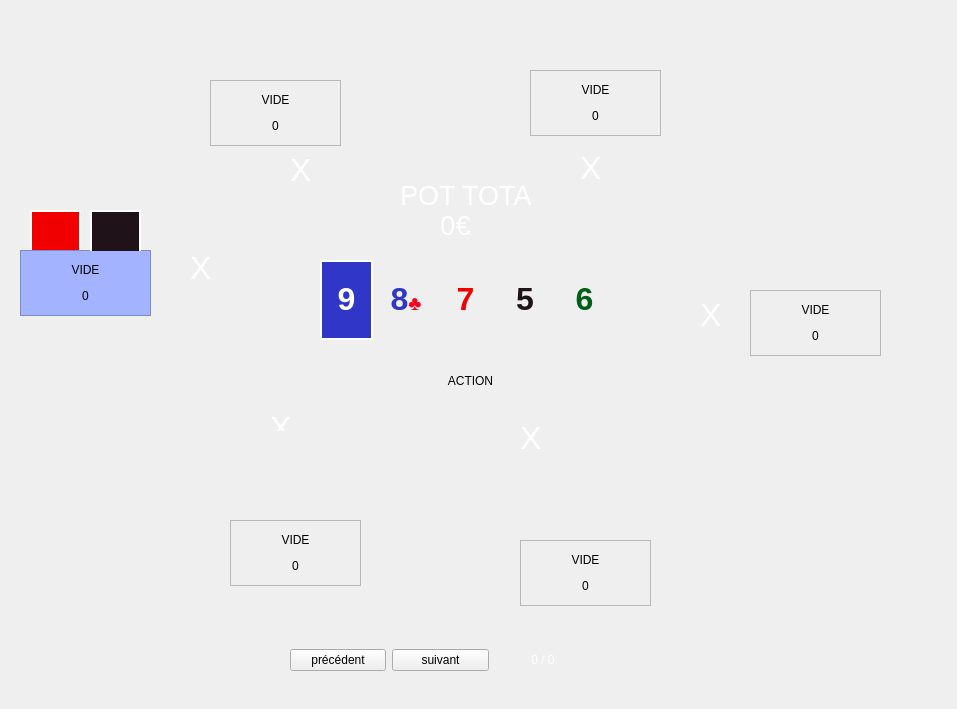
<?xml version="1.0" encoding="UTF-8"?>
<ui version="4.0">
 <class>lecteur</class>
 <widget class="QWidget" name="lecteur">
  <property name="geometry">
   <rect>
    <x>0</x>
    <y>0</y>
    <width>957</width>
    <height>709</height>
   </rect>
  </property>
  <property name="windowTitle">
   <string>lecteur</string>
  </property>
  <property name="autoFillBackground">
   <bool>false</bool>
  </property>
  <property name="styleSheet">
   <string notr="true">QWidget#lecteur { background-image:url(:/48173892.png) }</string>
  </property>
  <widget class="QLabel" name="H2_0">
   <property name="geometry">
    <rect>
     <x>30</x>
     <y>210</y>
     <width>51</width>
     <height>41</height>
    </rect>
   </property>
   <property name="autoFillBackground">
    <bool>false</bool>
   </property>
   <property name="styleSheet">
    <string notr="true">background: #f00000;
border-top: 2px solid white;
border-right: 2px solid white;
border-left: 2px solid white;
border-top-left-radius: 2px;
border-top-right-radius: 2px;</string>
   </property>
   <property name="text">
    <string/>
   </property>
   <property name="alignment">
    <set>Qt::AlignCenter</set>
   </property>
  </widget>
  <widget class="QWidget" name="horizontalLayoutWidget_2">
   <property name="geometry">
    <rect>
     <x>320</x>
     <y>260</y>
     <width>291</width>
     <height>80</height>
    </rect>
   </property>
   <layout class="QHBoxLayout" name="horizontalLayout_2">
    <item>
     <widget class="QLabel" name="flop_1">
      <property name="styleSheet">
       <string notr="true">border: 2px solid white;
border-radius: 2px;
background: #3036c7;</string>
      </property>
      <property name="text">
       <string>&lt;html&gt;&lt;head/&gt;&lt;body&gt;&lt;p&gt;&lt;span style=&quot; font-size:24pt; font-weight:600; color:#ffffff;&quot;&gt;9&lt;/span&gt;&lt;/p&gt;&lt;/body&gt;&lt;/html&gt;</string>
      </property>
      <property name="alignment">
       <set>Qt::AlignCenter</set>
      </property>
     </widget>
    </item>
    <item>
     <widget class="QLabel" name="flop_2">
      <property name="text">
       <string>&lt;html&gt;&lt;head/&gt;&lt;body&gt;&lt;p&gt;&lt;span style=&quot; font-size:24pt; font-weight:600; color:#3036c7;&quot;&gt;8&lt;/span&gt;&lt;span style=&quot; font-family:'Noto Music,Noto Sans Symbols,Noto Sans Symbols2,Noto Sans,Noto Sans Display,Noto Sans Mono,Noto Sans Math,Cambria Math,Noto Serif,Noto Serif Disp,serif,Segoe UI Symbol,sans-serif'; font-size:20px; color:#fc001a;&quot;&gt;♣&lt;/span&gt;&lt;/p&gt;&lt;/body&gt;&lt;/html&gt;</string>
      </property>
      <property name="alignment">
       <set>Qt::AlignCenter</set>
      </property>
     </widget>
    </item>
    <item>
     <widget class="QLabel" name="flop_3">
      <property name="text">
       <string>&lt;html&gt;&lt;head/&gt;&lt;body&gt;&lt;p&gt;&lt;span style=&quot; font-size:24pt; font-weight:600; color:#f00000;&quot;&gt;7&lt;/span&gt;&lt;/p&gt;&lt;/body&gt;&lt;/html&gt;</string>
      </property>
      <property name="alignment">
       <set>Qt::AlignCenter</set>
      </property>
     </widget>
    </item>
    <item>
     <widget class="QLabel" name="turn">
      <property name="text">
       <string>&lt;html&gt;&lt;head/&gt;&lt;body&gt;&lt;p&gt;&lt;span style=&quot; font-size:24pt; font-weight:600; color:#1f1219;&quot;&gt;5&lt;/span&gt;&lt;/p&gt;&lt;/body&gt;&lt;/html&gt;</string>
      </property>
      <property name="alignment">
       <set>Qt::AlignCenter</set>
      </property>
     </widget>
    </item>
    <item>
     <widget class="QLabel" name="river">
      <property name="styleSheet">
       <string notr="true"/>
      </property>
      <property name="text">
       <string>&lt;html&gt;&lt;head/&gt;&lt;body&gt;&lt;p&gt;&lt;span style=&quot; font-size:24pt; font-weight:600; color:#005e16;&quot;&gt;6&lt;/span&gt;&lt;/p&gt;&lt;/body&gt;&lt;/html&gt;</string>
      </property>
      <property name="alignment">
       <set>Qt::AlignCenter</set>
      </property>
     </widget>
    </item>
   </layout>
  </widget>
  <widget class="QLabel" name="label_pot">
   <property name="geometry">
    <rect>
     <x>400</x>
     <y>180</y>
     <width>131</width>
     <height>31</height>
    </rect>
   </property>
   <property name="text">
    <string>&lt;html&gt;&lt;head/&gt;&lt;body&gt;&lt;p&gt;&lt;span style=&quot; font-size:20pt; color:#ffffff;&quot;&gt;POT TOTAL&lt;/span&gt;&lt;/p&gt;&lt;/body&gt;&lt;/html&gt;</string>
   </property>
   <property name="alignment">
    <set>Qt::AlignCenter</set>
   </property>
  </widget>
  <widget class="QLabel" name="pot">
   <property name="geometry">
    <rect>
     <x>390</x>
     <y>210</y>
     <width>131</width>
     <height>31</height>
    </rect>
   </property>
   <property name="text">
    <string>&lt;html&gt;&lt;head/&gt;&lt;body&gt;&lt;p&gt;&lt;span style=&quot; font-size:20pt; color:#ffffff;&quot;&gt;0€&lt;/span&gt;&lt;/p&gt;&lt;/body&gt;&lt;/html&gt;</string>
   </property>
   <property name="alignment">
    <set>Qt::AlignCenter</set>
   </property>
  </widget>
  <widget class="QWidget" name="horizontalLayoutWidget">
   <property name="geometry">
    <rect>
     <x>290</x>
     <y>620</y>
     <width>301</width>
     <height>80</height>
    </rect>
   </property>
   <layout class="QHBoxLayout" name="horizontalLayout">
    <item>
     <widget class="QPushButton" name="precedent">
      <property name="text">
       <string>précédent</string>
      </property>
     </widget>
    </item>
    <item>
     <widget class="QPushButton" name="suivant">
      <property name="text">
       <string>suivant</string>
      </property>
     </widget>
    </item>
    <item>
     <widget class="QLabel" name="nb_current_etat">
      <property name="text">
       <string>&lt;html&gt;&lt;head/&gt;&lt;body&gt;&lt;p&gt;&lt;span style=&quot; color:#ffffff;&quot;&gt;0 / 0&lt;/span&gt;&lt;/p&gt;&lt;/body&gt;&lt;/html&gt;</string>
      </property>
      <property name="alignment">
       <set>Qt::AlignCenter</set>
      </property>
     </widget>
    </item>
   </layout>
  </widget>
  <widget class="QLabel" name="M1">
   <property name="geometry">
    <rect>
     <x>270</x>
     <y>410</y>
     <width>59</width>
     <height>21</height>
    </rect>
   </property>
   <property name="text">
    <string>&lt;html&gt;&lt;head/&gt;&lt;body&gt;&lt;p&gt;&lt;span style=&quot; font-size:24pt; color:#ffffff;&quot;&gt;X&lt;/span&gt;&lt;/p&gt;&lt;/body&gt;&lt;/html&gt;</string>
   </property>
  </widget>
  <widget class="QLabel" name="M2">
   <property name="geometry">
    <rect>
     <x>190</x>
     <y>250</y>
     <width>61</width>
     <height>31</height>
    </rect>
   </property>
   <property name="text">
    <string>&lt;html&gt;&lt;head/&gt;&lt;body&gt;&lt;p&gt;&lt;span style=&quot; font-size:24pt; color:#ffffff;&quot;&gt;X&lt;/span&gt;&lt;/p&gt;&lt;/body&gt;&lt;/html&gt;</string>
   </property>
  </widget>
  <widget class="QLabel" name="M3">
   <property name="geometry">
    <rect>
     <x>290</x>
     <y>150</y>
     <width>61</width>
     <height>41</height>
    </rect>
   </property>
   <property name="text">
    <string>&lt;html&gt;&lt;head/&gt;&lt;body&gt;&lt;p&gt;&lt;span style=&quot; font-size:24pt; color:#ffffff;&quot;&gt;X&lt;/span&gt;&lt;/p&gt;&lt;/body&gt;&lt;/html&gt;</string>
   </property>
  </widget>
  <widget class="QLabel" name="M4">
   <property name="geometry">
    <rect>
     <x>580</x>
     <y>150</y>
     <width>61</width>
     <height>31</height>
    </rect>
   </property>
   <property name="text">
    <string>&lt;html&gt;&lt;head/&gt;&lt;body&gt;&lt;p&gt;&lt;span style=&quot; font-size:24pt; color:#ffffff;&quot;&gt;X&lt;/span&gt;&lt;/p&gt;&lt;/body&gt;&lt;/html&gt;</string>
   </property>
  </widget>
  <widget class="QLabel" name="M5">
   <property name="geometry">
    <rect>
     <x>700</x>
     <y>290</y>
     <width>61</width>
     <height>51</height>
    </rect>
   </property>
   <property name="text">
    <string>&lt;html&gt;&lt;head/&gt;&lt;body&gt;&lt;p&gt;&lt;span style=&quot; font-size:24pt; color:#ffffff;&quot;&gt;X&lt;/span&gt;&lt;/p&gt;&lt;/body&gt;&lt;/html&gt;</string>
   </property>
  </widget>
  <widget class="QLabel" name="M6">
   <property name="geometry">
    <rect>
     <x>520</x>
     <y>420</y>
     <width>61</width>
     <height>31</height>
    </rect>
   </property>
   <property name="text">
    <string>&lt;html&gt;&lt;head/&gt;&lt;body&gt;&lt;p&gt;&lt;span style=&quot; font-size:24pt; color:#ffffff;&quot;&gt;X&lt;/span&gt;&lt;/p&gt;&lt;/body&gt;&lt;/html&gt;</string>
   </property>
  </widget>
  <widget class="QFrame" name="frame2">
   <property name="geometry">
    <rect>
     <x>20</x>
     <y>250</y>
     <width>131</width>
     <height>66</height>
    </rect>
   </property>
   <property name="autoFillBackground">
    <bool>false</bool>
   </property>
   <property name="styleSheet">
    <string notr="true">background: rgb(164, 179, 255)</string>
   </property>
   <property name="frameShape">
    <enum>QFrame::StyledPanel</enum>
   </property>
   <property name="frameShadow">
    <enum>QFrame::Raised</enum>
   </property>
   <layout class="QVBoxLayout" name="verticalLayout">
    <item>
     <widget class="QLabel" name="J2">
      <property name="text">
       <string>VIDE</string>
      </property>
      <property name="alignment">
       <set>Qt::AlignCenter</set>
      </property>
     </widget>
    </item>
    <item>
     <widget class="QLabel" name="T2">
      <property name="text">
       <string>0</string>
      </property>
      <property name="alignment">
       <set>Qt::AlignCenter</set>
      </property>
     </widget>
    </item>
   </layout>
  </widget>
  <widget class="QLabel" name="display">
   <property name="geometry">
    <rect>
     <x>300</x>
     <y>360</y>
     <width>341</width>
     <height>41</height>
    </rect>
   </property>
   <property name="frameShadow">
    <enum>QFrame::Raised</enum>
   </property>
   <property name="text">
    <string>ACTION</string>
   </property>
   <property name="alignment">
    <set>Qt::AlignCenter</set>
   </property>
  </widget>
  <widget class="QLabel" name="H2_1">
   <property name="geometry">
    <rect>
     <x>90</x>
     <y>210</y>
     <width>51</width>
     <height>41</height>
    </rect>
   </property>
   <property name="autoFillBackground">
    <bool>false</bool>
   </property>
   <property name="styleSheet">
    <string notr="true">border-top: 2px outset white;
border-right: 2px outset white;
border-left: 2px outset white;
border-top-left-radius: 2px;
border-top-right-radius: 2px;
background: #1f1219</string>
   </property>
   <property name="text">
    <string/>
   </property>
   <property name="alignment">
    <set>Qt::AlignCenter</set>
   </property>
  </widget>
  <widget class="QLabel" name="H3_0">
   <property name="geometry">
    <rect>
     <x>230</x>
     <y>40</y>
     <width>41</width>
     <height>41</height>
    </rect>
   </property>
   <property name="autoFillBackground">
    <bool>false</bool>
   </property>
   <property name="styleSheet">
    <string notr="true">background-image: url(:/dos carte rouge.jpeg);</string>
   </property>
   <property name="text">
    <string/>
   </property>
   <property name="alignment">
    <set>Qt::AlignCenter</set>
   </property>
  </widget>
  <widget class="QLabel" name="H3_1">
   <property name="geometry">
    <rect>
     <x>280</x>
     <y>40</y>
     <width>41</width>
     <height>41</height>
    </rect>
   </property>
   <property name="autoFillBackground">
    <bool>false</bool>
   </property>
   <property name="styleSheet">
    <string notr="true">background-image: url(:/dos carte rouge.jpeg);</string>
   </property>
   <property name="text">
    <string/>
   </property>
   <property name="alignment">
    <set>Qt::AlignCenter</set>
   </property>
  </widget>
  <widget class="QFrame" name="frame3">
   <property name="geometry">
    <rect>
     <x>210</x>
     <y>80</y>
     <width>131</width>
     <height>66</height>
    </rect>
   </property>
   <property name="autoFillBackground">
    <bool>true</bool>
   </property>
   <property name="frameShape">
    <enum>QFrame::StyledPanel</enum>
   </property>
   <property name="frameShadow">
    <enum>QFrame::Raised</enum>
   </property>
   <layout class="QVBoxLayout" name="verticalLayout_2">
    <item>
     <widget class="QLabel" name="J3">
      <property name="text">
       <string>VIDE</string>
      </property>
      <property name="alignment">
       <set>Qt::AlignCenter</set>
      </property>
     </widget>
    </item>
    <item>
     <widget class="QLabel" name="T3">
      <property name="text">
       <string>0</string>
      </property>
      <property name="alignment">
       <set>Qt::AlignCenter</set>
      </property>
     </widget>
    </item>
   </layout>
  </widget>
  <widget class="QLabel" name="H4_0">
   <property name="geometry">
    <rect>
     <x>550</x>
     <y>30</y>
     <width>41</width>
     <height>41</height>
    </rect>
   </property>
   <property name="autoFillBackground">
    <bool>false</bool>
   </property>
   <property name="styleSheet">
    <string notr="true">background-image: url(:/dos carte rouge.jpeg);</string>
   </property>
   <property name="text">
    <string/>
   </property>
   <property name="alignment">
    <set>Qt::AlignCenter</set>
   </property>
  </widget>
  <widget class="QLabel" name="H4_1">
   <property name="geometry">
    <rect>
     <x>600</x>
     <y>30</y>
     <width>41</width>
     <height>41</height>
    </rect>
   </property>
   <property name="autoFillBackground">
    <bool>false</bool>
   </property>
   <property name="styleSheet">
    <string notr="true">background-image: url(:/dos carte rouge.jpeg);</string>
   </property>
   <property name="text">
    <string/>
   </property>
   <property name="alignment">
    <set>Qt::AlignCenter</set>
   </property>
  </widget>
  <widget class="QFrame" name="frame4">
   <property name="geometry">
    <rect>
     <x>530</x>
     <y>70</y>
     <width>131</width>
     <height>66</height>
    </rect>
   </property>
   <property name="autoFillBackground">
    <bool>true</bool>
   </property>
   <property name="frameShape">
    <enum>QFrame::StyledPanel</enum>
   </property>
   <property name="frameShadow">
    <enum>QFrame::Raised</enum>
   </property>
   <layout class="QVBoxLayout" name="verticalLayout_3">
    <item>
     <widget class="QLabel" name="J4">
      <property name="text">
       <string>VIDE</string>
      </property>
      <property name="alignment">
       <set>Qt::AlignCenter</set>
      </property>
     </widget>
    </item>
    <item>
     <widget class="QLabel" name="T4">
      <property name="text">
       <string>0</string>
      </property>
      <property name="alignment">
       <set>Qt::AlignCenter</set>
      </property>
     </widget>
    </item>
   </layout>
  </widget>
  <widget class="QLabel" name="H5_0">
   <property name="geometry">
    <rect>
     <x>770</x>
     <y>250</y>
     <width>41</width>
     <height>41</height>
    </rect>
   </property>
   <property name="autoFillBackground">
    <bool>false</bool>
   </property>
   <property name="styleSheet">
    <string notr="true">background-image: url(:/dos carte rouge.jpeg);</string>
   </property>
   <property name="text">
    <string/>
   </property>
   <property name="alignment">
    <set>Qt::AlignCenter</set>
   </property>
  </widget>
  <widget class="QLabel" name="H5_1">
   <property name="geometry">
    <rect>
     <x>820</x>
     <y>250</y>
     <width>41</width>
     <height>41</height>
    </rect>
   </property>
   <property name="autoFillBackground">
    <bool>false</bool>
   </property>
   <property name="styleSheet">
    <string notr="true">background-image: url(:/dos carte rouge.jpeg);</string>
   </property>
   <property name="text">
    <string/>
   </property>
   <property name="alignment">
    <set>Qt::AlignCenter</set>
   </property>
  </widget>
  <widget class="QFrame" name="frame5">
   <property name="geometry">
    <rect>
     <x>750</x>
     <y>290</y>
     <width>131</width>
     <height>66</height>
    </rect>
   </property>
   <property name="autoFillBackground">
    <bool>true</bool>
   </property>
   <property name="frameShape">
    <enum>QFrame::StyledPanel</enum>
   </property>
   <property name="frameShadow">
    <enum>QFrame::Raised</enum>
   </property>
   <layout class="QVBoxLayout" name="verticalLayout_4">
    <item>
     <widget class="QLabel" name="J5">
      <property name="text">
       <string>VIDE</string>
      </property>
      <property name="alignment">
       <set>Qt::AlignCenter</set>
      </property>
     </widget>
    </item>
    <item>
     <widget class="QLabel" name="T5">
      <property name="text">
       <string>0</string>
      </property>
      <property name="alignment">
       <set>Qt::AlignCenter</set>
      </property>
     </widget>
    </item>
   </layout>
  </widget>
  <widget class="QLabel" name="H6_0">
   <property name="geometry">
    <rect>
     <x>540</x>
     <y>500</y>
     <width>41</width>
     <height>41</height>
    </rect>
   </property>
   <property name="autoFillBackground">
    <bool>false</bool>
   </property>
   <property name="styleSheet">
    <string notr="true">background-image: url(:/dos carte rouge.jpeg);</string>
   </property>
   <property name="text">
    <string/>
   </property>
   <property name="alignment">
    <set>Qt::AlignCenter</set>
   </property>
  </widget>
  <widget class="QLabel" name="H6_1">
   <property name="geometry">
    <rect>
     <x>590</x>
     <y>500</y>
     <width>41</width>
     <height>41</height>
    </rect>
   </property>
   <property name="autoFillBackground">
    <bool>false</bool>
   </property>
   <property name="styleSheet">
    <string notr="true">background-image: url(:/dos carte rouge.jpeg);</string>
   </property>
   <property name="text">
    <string/>
   </property>
   <property name="alignment">
    <set>Qt::AlignCenter</set>
   </property>
  </widget>
  <widget class="QFrame" name="frame6">
   <property name="geometry">
    <rect>
     <x>520</x>
     <y>540</y>
     <width>131</width>
     <height>66</height>
    </rect>
   </property>
   <property name="autoFillBackground">
    <bool>true</bool>
   </property>
   <property name="frameShape">
    <enum>QFrame::StyledPanel</enum>
   </property>
   <property name="frameShadow">
    <enum>QFrame::Raised</enum>
   </property>
   <layout class="QVBoxLayout" name="verticalLayout_5">
    <item>
     <widget class="QLabel" name="J6">
      <property name="text">
       <string>VIDE</string>
      </property>
      <property name="alignment">
       <set>Qt::AlignCenter</set>
      </property>
     </widget>
    </item>
    <item>
     <widget class="QLabel" name="T6">
      <property name="text">
       <string>0</string>
      </property>
      <property name="alignment">
       <set>Qt::AlignCenter</set>
      </property>
     </widget>
    </item>
   </layout>
  </widget>
  <widget class="QLabel" name="H1_0">
   <property name="geometry">
    <rect>
     <x>250</x>
     <y>480</y>
     <width>41</width>
     <height>41</height>
    </rect>
   </property>
   <property name="autoFillBackground">
    <bool>false</bool>
   </property>
   <property name="styleSheet">
    <string notr="true">background-image: url(:/dos carte rouge.jpeg);</string>
   </property>
   <property name="text">
    <string/>
   </property>
   <property name="alignment">
    <set>Qt::AlignCenter</set>
   </property>
  </widget>
  <widget class="QLabel" name="H1_1">
   <property name="geometry">
    <rect>
     <x>300</x>
     <y>480</y>
     <width>41</width>
     <height>41</height>
    </rect>
   </property>
   <property name="autoFillBackground">
    <bool>false</bool>
   </property>
   <property name="styleSheet">
    <string notr="true">background-image: url(:/dos carte rouge.jpeg);</string>
   </property>
   <property name="text">
    <string/>
   </property>
   <property name="alignment">
    <set>Qt::AlignCenter</set>
   </property>
  </widget>
  <widget class="QFrame" name="frame1">
   <property name="geometry">
    <rect>
     <x>230</x>
     <y>520</y>
     <width>131</width>
     <height>66</height>
    </rect>
   </property>
   <property name="autoFillBackground">
    <bool>true</bool>
   </property>
   <property name="frameShape">
    <enum>QFrame::StyledPanel</enum>
   </property>
   <property name="frameShadow">
    <enum>QFrame::Raised</enum>
   </property>
   <layout class="QVBoxLayout" name="verticalLayout_6">
    <item>
     <widget class="QLabel" name="J1">
      <property name="text">
       <string>VIDE</string>
      </property>
      <property name="alignment">
       <set>Qt::AlignCenter</set>
      </property>
     </widget>
    </item>
    <item>
     <widget class="QLabel" name="T1">
      <property name="text">
       <string>0</string>
      </property>
      <property name="alignment">
       <set>Qt::AlignCenter</set>
      </property>
     </widget>
    </item>
   </layout>
  </widget>
  <widget class="QLabel" name="BT1">
   <property name="geometry">
    <rect>
     <x>320</x>
     <y>425</y>
     <width>59</width>
     <height>31</height>
    </rect>
   </property>
   <property name="text">
    <string/>
   </property>
   <property name="alignment">
    <set>Qt::AlignCenter</set>
   </property>
  </widget>
  <widget class="QLabel" name="BT2">
   <property name="geometry">
    <rect>
     <x>160</x>
     <y>310</y>
     <width>59</width>
     <height>31</height>
    </rect>
   </property>
   <property name="text">
    <string/>
   </property>
  </widget>
  <widget class="QLabel" name="BT3">
   <property name="geometry">
    <rect>
     <x>200</x>
     <y>160</y>
     <width>59</width>
     <height>31</height>
    </rect>
   </property>
   <property name="text">
    <string/>
   </property>
  </widget>
  <widget class="QLabel" name="BT4">
   <property name="geometry">
    <rect>
     <x>630</x>
     <y>170</y>
     <width>59</width>
     <height>31</height>
    </rect>
   </property>
   <property name="text">
    <string/>
   </property>
  </widget>
  <widget class="QLabel" name="BT5">
   <property name="geometry">
    <rect>
     <x>680</x>
     <y>360</y>
     <width>59</width>
     <height>31</height>
    </rect>
   </property>
   <property name="text">
    <string/>
   </property>
  </widget>
  <widget class="QLabel" name="BT6">
   <property name="geometry">
    <rect>
     <x>570</x>
     <y>440</y>
     <width>59</width>
     <height>31</height>
    </rect>
   </property>
   <property name="text">
    <string/>
   </property>
  </widget>
 </widget>
 <resources/>
 <connections/>
</ui>
